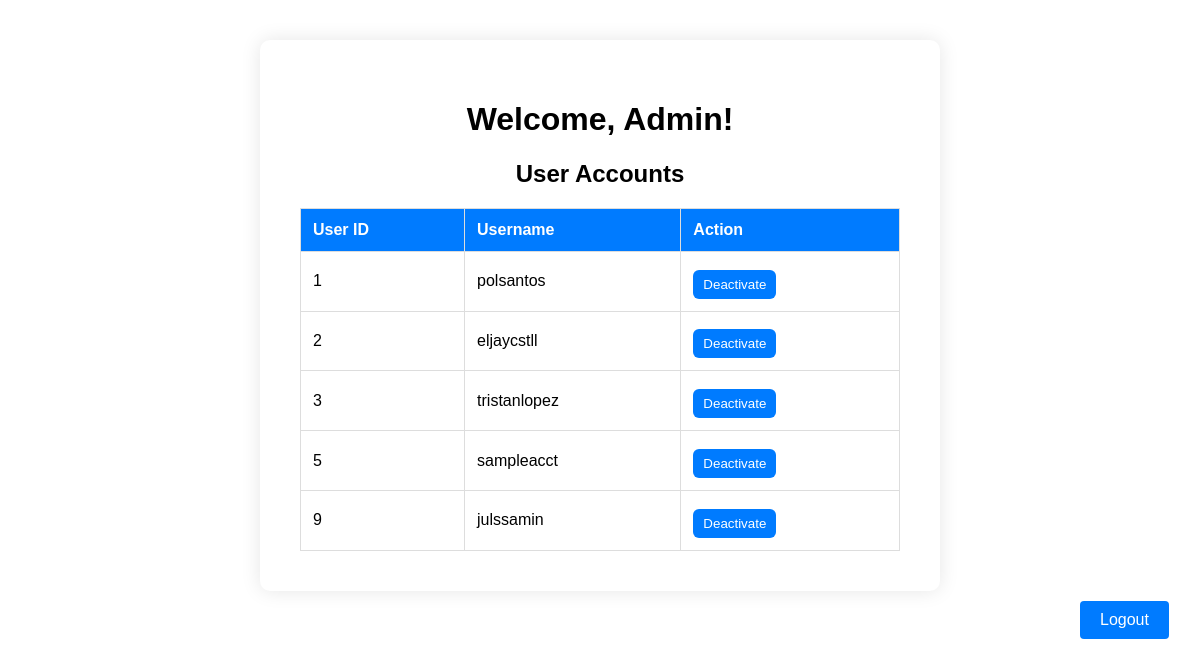
The page /admin/admin_dashboard.php (signed in) on the database its author committed.
### tables this page shows
CREATE TABLE `users` (
  `id` int(11) NOT NULL,
  `username` varchar(255) NOT NULL,
  `password` varchar(255) NOT NULL,
  `budget` decimal(10,2) DEFAULT 0.00,
  `budget_end_date` date DEFAULT NULL,
  `is_admin` tinyint(4) NOT NULL DEFAULT 0,
  `is_active` tinyint(1) DEFAULT 1
);

### admin/admin_dashboard.php (the view, shortened to what this page needs)
<?php
require_once('../concludes/db.php');
$query = "SELECT * FROM users WHERE is_admin = 0";
$result = mysqli_query($conn, $query);
$users = mysqli_fetch_all($result, MYSQLI_ASSOC);
?>
<!DOCTYPE html>
<html lang="en">
<head>
    <link rel="stylesheet" href="../css/adminstyle.css">
</head>
<body>
    <div class="admin-container">
        <h1>Welcome, Admin!</h1>
        <h2>User Accounts</h2>
        <table>
            <thead>
                <tr>
                    <th>User ID</th>
                    <th>Username</th>
                    <th>Action</th>
                </tr>
            </thead>
            <tbody>
                <?php foreach ($users as $user): ?>
                    <tr>
                        <td><?php echo $user['id']; ?></td>
                        <td><?php echo $user['username']; ?></td>
                        <td>
                            <form method="post">
                                <?php if ($user['is_active'] == 1): ?>
                                    <button type="submit" name="action" value="deactivate">Deactivate</button>
                                <?php else: ?>
                                    <button type="submit" name="action" value="activate">Activate</button>
                                <?php endif; ?>
                            </form>
                        </td>
                    </tr>
                <?php endforeach; ?>
            </tbody>
        </table>
    </div>
    <a class="logout" href="../main/logout.php">Logout</a>
</body>
</html>

### css/adminstyle.css (style rules this page uses)
body { font-family: 'Arial', sans-serif; margin: 0; padding: 20px 0 0; background-image: url(../images/simple-blue-white-background-with-text-space.jpg); }
.admin-container { background-color: #ffffff; padding: 40px; border-radius: 10px; box-shadow: 0 0 20px rgba(0, 0, 0, 0.1); text-align: center; transition: box-shadow 0.3s ease, transform 0.3s ease; width: 50%; margin: auto; margin-top: 20px; }
table { width: 100%; border-collapse: collapse; margin-top: 20px; }
th, td { padding: 12px; text-align: left; border: 1px solid #ddd; }
th { background-color: #007bff; color: #fff; }
a { display: inline-block; margin: 10px; padding: 10px 20px; color: #fff; text-decoration: none; background-color: #007bff; border-radius: 4px; transition: background-color 0.3s ease; }
.logout { margin-left: 90%; }
button { background-color: #007bff; color: #ffffff; padding: 7px 10px; border: none; border-radius: 6px; cursor: pointer; transition: background-color 0.3s ease; margin-top: 3%; }

### rows shown on the page
users: id "1", username "polsantos", is_active "Deactivate"
users: id "2", username "eljaycstll", is_active "Deactivate"
users: id "3", username "tristanlopez", is_active "Deactivate"
users: id "5", username "sampleacct", is_active "Deactivate"
users: id "9", username "julssamin", is_active "Deactivate"
